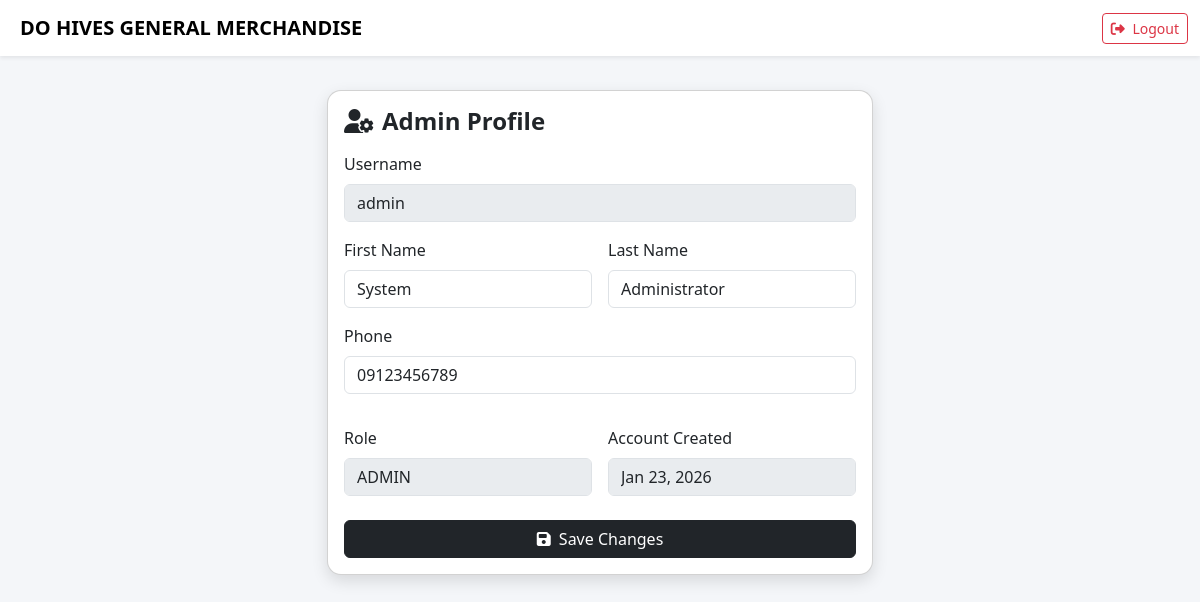
Page /capstone/admin/profile.php (signed in) on the committed database.
### tables this page shows
CREATE TABLE `users` (
  `user_id` int(11) NOT NULL,
  `username` varchar(50) NOT NULL,
  `password` varchar(255) NOT NULL,
  `first_name` varchar(50) DEFAULT NULL,
  `last_name` varchar(50) DEFAULT NULL,
  `phone` varchar(20) DEFAULT NULL,
  `role` varchar(20) NOT NULL,
  `created_at` timestamp NOT NULL DEFAULT current_timestamp(),
  `status` enum('active','inactive') DEFAULT 'active'
);

### capstone/admin/profile.php (the view, shortened to what this page needs)
<?php
include '../config/db.php';
$user_id = (int)$_SESSION['user_id'];
$stmt = $conn->prepare("
SELECT username, first_name, last_name, phone, role, created_at
FROM users
WHERE user_id=?
");
$stmt->bind_param("i", $user_id);
$stmt->execute();
$user = $stmt->get_result()->fetch_assoc();
function h($v){ return htmlspecialchars((string)$v, ENT_QUOTES, 'UTF-8'); }
?>
<!DOCTYPE html>
<html lang="en">
<head>
<link href="https://cdn.jsdelivr.net/npm/bootstrap@5.3.2/dist/css/bootstrap.min.css" rel="stylesheet">
<link href="https://cdnjs.cloudflare.com/ajax/libs/font-awesome/6.5.1/css/all.min.css" rel="stylesheet">
</head>
<body>
<nav class="navbar navbar-expand-lg navbar-light bg-white shadow-sm fixed-top">
<div class="container-fluid">
<span class="navbar-brand fw-bold ms-2">DO HIVES GENERAL MERCHANDISE</span>
<div class="ms-auto">
<a href="../logout.php" class="btn btn-outline-danger btn-sm">
<i class="fa-solid fa-right-from-bracket me-1"></i> Logout
</a>
</div>
</div>
</nav>
<main class="container main-content">
<div class="row justify-content-center">
<div class="col-lg-6">
<div class="card modern-card">
<div class="card-body">
<h4 class="fw-bold mb-3">
<i class="fa-solid fa-user-gear me-2"></i>Admin Profile
</h4>
<form method="POST">
<div class="mb-3">
<label class="form-label">Username</label>
<input class="form-control" value="<?= h($user['username']) ?>" disabled>
</div>
<div class="row g-3">
<div class="col-md-6">
<label class="form-label">First Name</label>
<input class="form-control" name="first_name" value="<?= h($user['first_name']) ?>" required>
</div>
<div class="col-md-6">
<label class="form-label">Last Name</label>
<input class="form-control" name="last_name" value="<?= h($user['last_name']) ?>" required>
</div>
</div>
<div class="mb-3 mt-3">
<label class="form-label">Phone</label>
<input class="form-control" name="phone" value="<?= h($user['phone']) ?>">
</div>
<div class="row g-3 mt-1">
<div class="col-md-6">
<label class="form-label">Role</label>
<input class="form-control" value="<?= strtoupper($user['role']) ?>" disabled>
</div>
<div class="col-md-6">
<label class="form-label">Account Created</label>
<input class="form-control" value="<?= date("M d, Y", strtotime($user['created_at'])) ?>" disabled>
</div>
</div>
<button class="btn btn-dark w-100 mt-4" name="update_profile">
<i class="fa-solid fa-save me-1"></i> Save Changes
</button>
</form>
</div>
</div>
</div>
</div>
</main>
</body>
</html>

### capstone/admin/profile.php (style rules this page uses)
body { background:#f4f6f9; }
.main-content { padding-top:90px; }
.modern-card { border-radius:14px; box-shadow:0 6px 16px rgba(0,0,0,.12); }

### rows in the picture
users: username "admin", first_name "System", last_name "Administrator", phone "09123456789", role "ADMIN", created_at "Jan 23, 2026"
